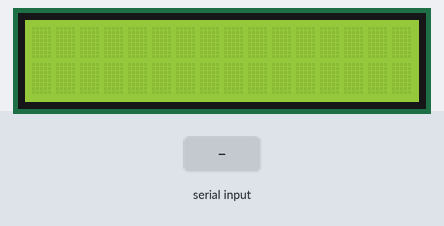
The sketch below on a simulated Arduino Uno, built with avr-gcc and run on an emulated ATmega328P. Parts: 16×2 character LCD. The inputs (shaded band) are chosen by the test bench. What the sketch prints to the serial monitor is not drawn.

Above: at 1.2 s.
1.3 s: "1" received over Serial
At 3.4 s:
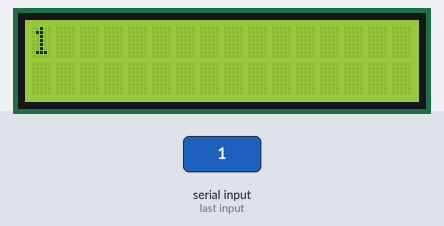
At 3.95 s:
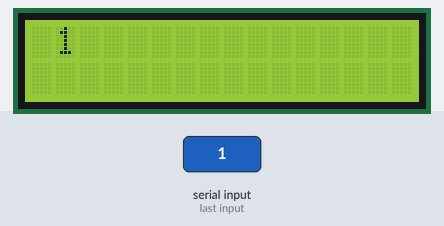
Timing chart, 0 to 5.5 s (numbered marks = the images above; inputs shaded):
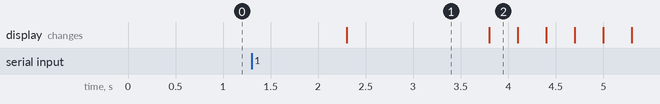

Measured:
- after the input at 1.3 s, the display: changes after 1.0 s (image 1)
- what the display in image 1 shows lasts 1.5 s, from 2.3 s to 3.8 s

The sketch:

deberLCD.ino
```cpp
/*
 * Universidad tecnica del norte
 * FICA-CIERCOM
 * Crhistofer Macas
 * Realice un programa que ingrese una palabra por comunicación serial y genere una rotación de caracteres en la LCD.
 */

#include <LiquidCrystal.h>
LiquidCrystal lcd(13, 12, 11, 10, 9, 8);
String mensaje;
int longitud_texto = mensaje.length();

void setup() {
    Serial.begin(9600);
      lcd.begin(16, 2);
}

void loop() {
if(Serial.available()>0){
      mensaje=Serial.readString();
      Serial.println(mensaje);
      imp();
    }
}

void imp(){
  lcd.setCursor(0, 0);
  lcd.print(mensaje);
  delay(1500);
  for (int posicion = 0; posicion < longitud_texto; posicion++)
  {
    lcd.scrollDisplayLeft();
    delay(300);
  }
  for (int posicion = 0; posicion < (16 + longitud_texto); posicion++)
  {
    lcd.scrollDisplayRight();
    delay(300);
  }
  for (int posicion = 0; posicion < 16; posicion++)
  {
    lcd.scrollDisplayLeft();
    delay(300);
  }
  delay(1000);
}
```
